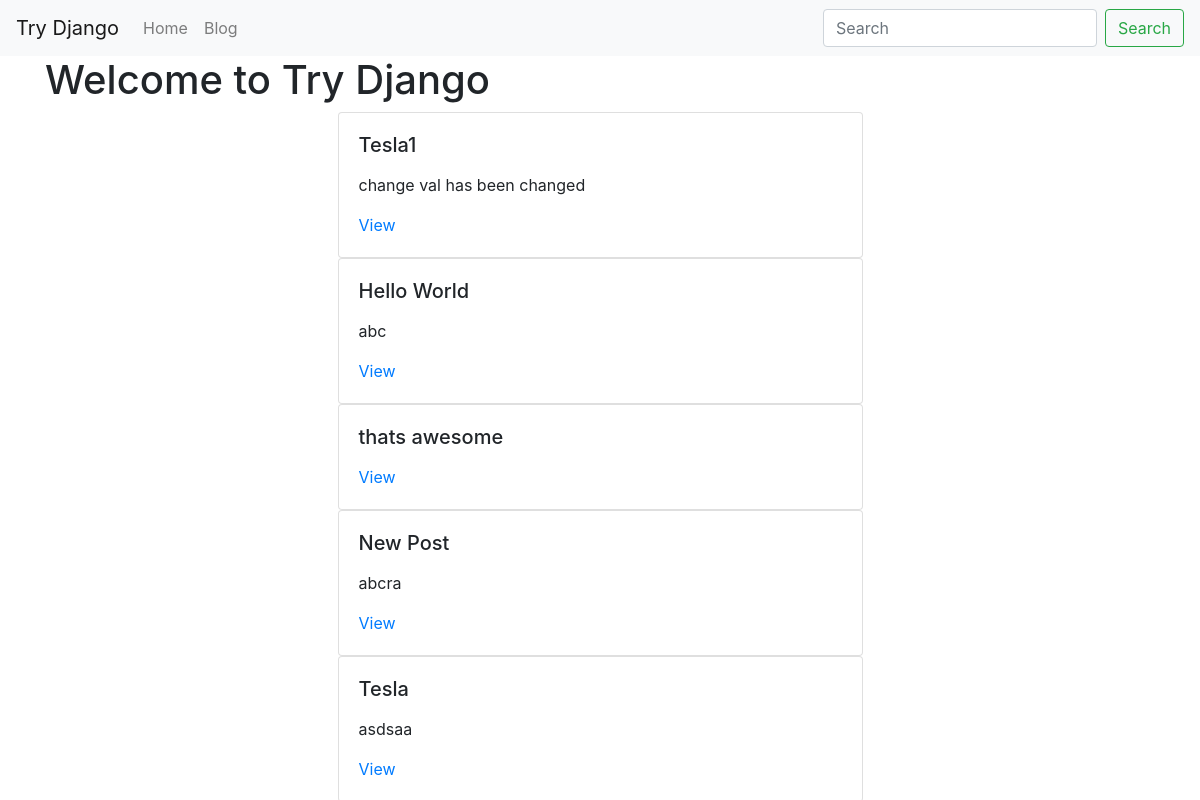
The app's page /, older data.
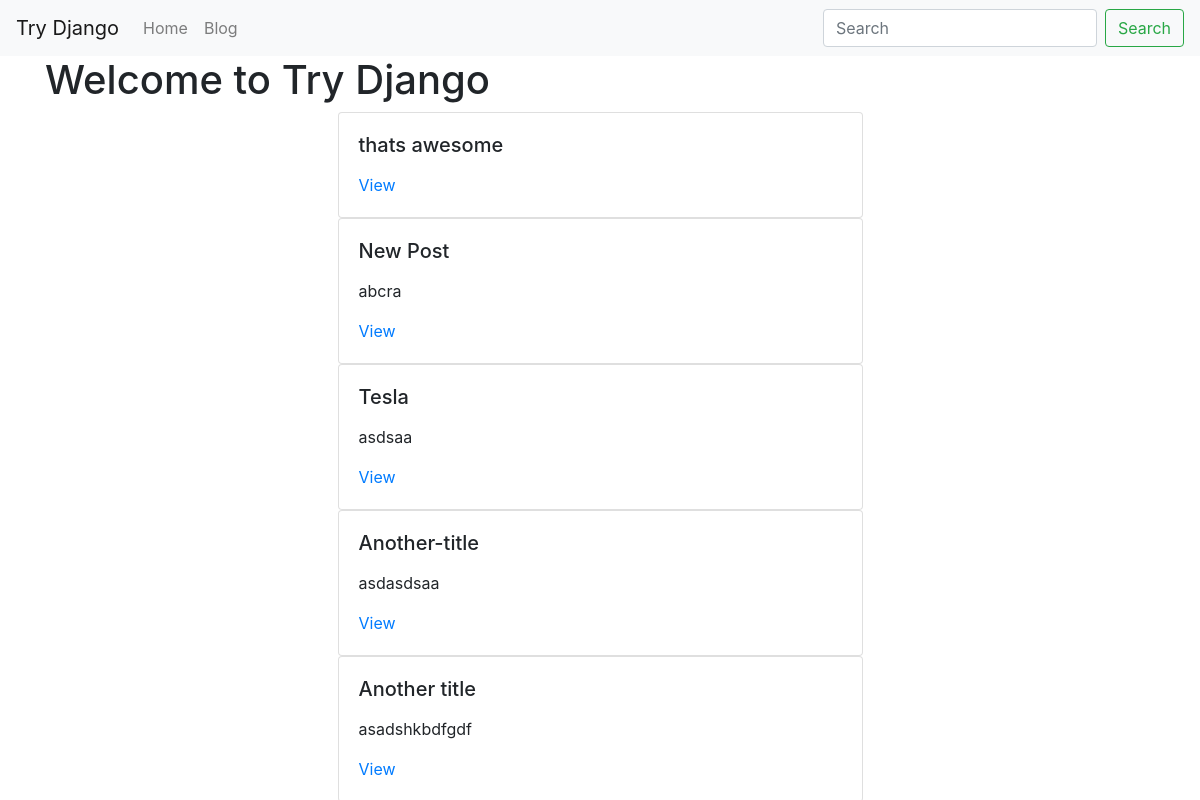
The same page, newer data.
### blog/models.py (models this page shows, shortened)
class BlogPost(models.Model):
    user = models.ForeignKey(User,default=1,null= True, on_delete=models.SET_NULL )
    title = models.CharField(max_length=120)
    slug = models.SlugField(unique=True)
    content = models.TextField(null=True,blank=True)
    def get_absolute_url(self):
        return f"/blog/{self.slug}"

### try_django/views.py (the view)
# urls.py: path('', home_page),
def home_page(request):
    my_title="Welcome to Try Django"
    qs = BlogPost.objects.all()[:5]
    context={"title":my_title,"blog_list":qs}
    return render(request, "home.html",context)

### templates/home.html
{% extends "base.html" %}
{% block content %}
<h1>{{title}}</h1>
{% for a in blog_list %}
    {% include 'blog/list-inline.html' with blog_post=a  truncate=True detail=False %}
{% endfor %}
{% endblock %}

### blog/templates/blog/list-inline.html
<div class='col-12 col-md-6 mx-auto'>
    <div class="card">
        <div class="card-body">
            <h5 class="card-title">{{ blog_post.title }}</h5>
            <p class="card-text">
                {% if truncate %}
                {{ blog_post.content| linebreaks| truncatewords:30 }}
                {% else %}
                {{ blog_post.content| linebreaks }}
                {% endif %}
            </p>
            {% if not detail %}
                <a href="{{ blog_post.get_absolute_url }}">View</a>
            {% endif %}
        </div>
    </div>
</div>

Row changes from the older to the newer data that the page shows:
removed BlogPost: title "Tesla1", content "change val has been changed"
removed BlogPost: title "Hello World", content "abc"
now on this page (row unchanged): BlogPost: title "Another-title", content "asdasdsaa"
now on this page (row unchanged): BlogPost: title "Another title", content "asadshkbdfgdf"
